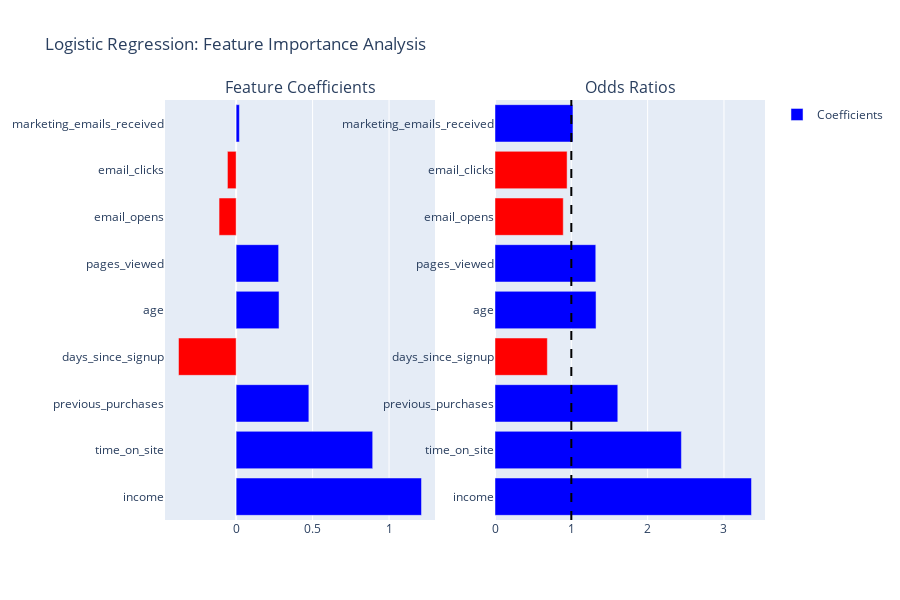
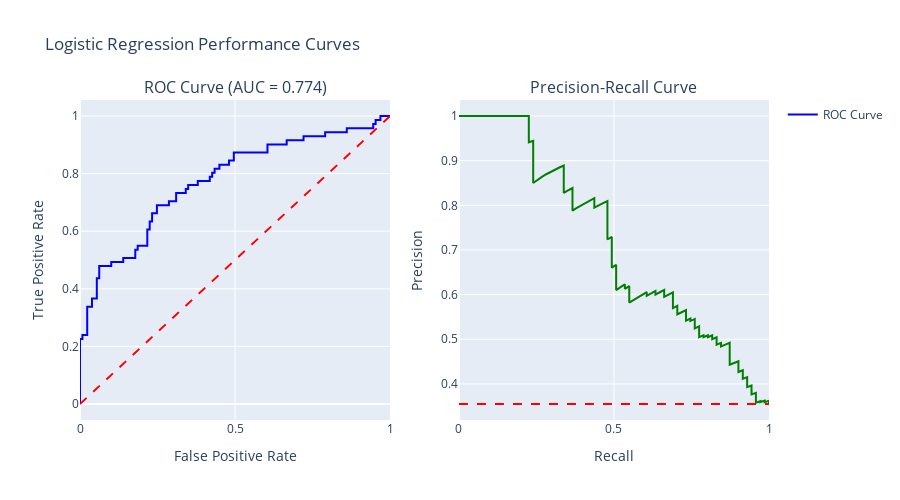
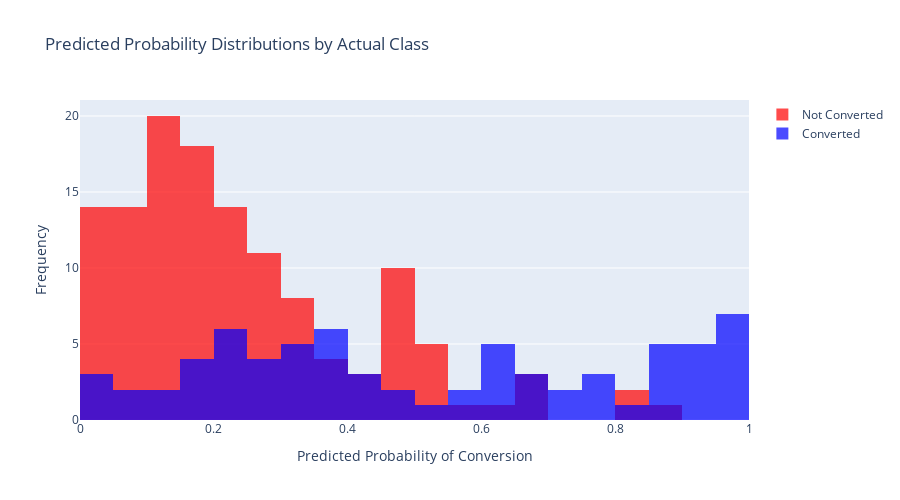
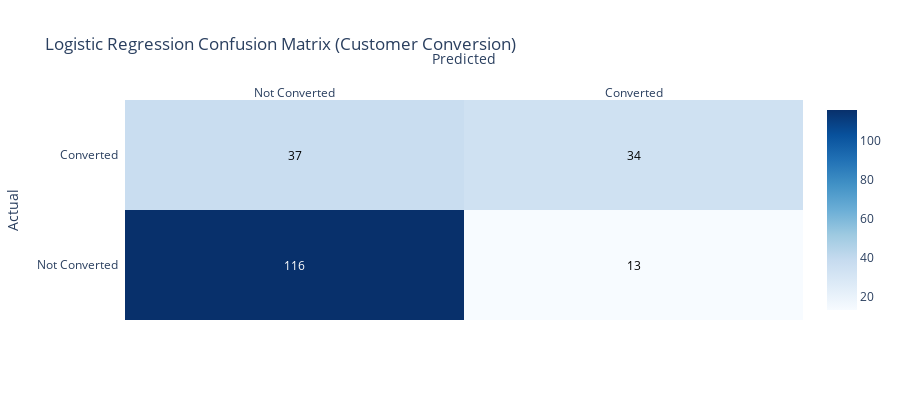

The notebook cell these images were saved under, in order:
### Code cell
# 1. BINARY LOGISTIC REGRESSION ANALYSIS
print(" 1. BINARY LOGISTIC REGRESSION ANALYSIS")
print("=" * 41)

# Prepare binary classification data
binary_features = ['age', 'income', 'pages_viewed', 'time_on_site', 'previous_purchases',
 'email_opens', 'email_clicks', 'days_since_signup', 'marketing_emails_received']
X_binary = binary_df[binary_features]
y_binary = binary_df['converted']

# Split data
X_bin_train, X_bin_test, y_bin_train, y_bin_test = train_test_split(
 X_binary, y_binary, test_size=0.2, random_state=42, stratify=y_binary
)

# Scale features for better convergence
scaler_binary = StandardScaler()
X_bin_train_scaled = scaler_binary.fit_transform(X_bin_train)
X_bin_test_scaled = scaler_binary.transform(X_bin_test)

print(f"Training set: {X_bin_train_scaled.shape}")
print(f"Test set: {X_bin_test_scaled.shape}")
print(f"Class distribution: {y_bin_train.value_counts().to_dict()}")

# Train basic logistic regression
lr_basic = LogisticRegression(random_state=42)
lr_basic.fit(X_bin_train_scaled, y_bin_train)

# Predictions and probabilities
y_bin_pred = lr_basic.predict(X_bin_test_scaled)
y_bin_proba = lr_basic.predict_proba(X_bin_test_scaled)

# Performance metrics
bin_accuracy = accuracy_score(y_bin_test, y_bin_pred)
bin_auc = roc_auc_score(y_bin_test, y_bin_proba[:, 1])
bin_log_loss = log_loss(y_bin_test, y_bin_proba[:, 1])

print(f"\n Basic Logistic Regression Performance:")
print(f"• Test Accuracy: {bin_accuracy:.4f}")
print(f"• ROC AUC: {bin_auc:.4f}")
print(f"• Log Loss: {bin_log_loss:.4f}")

# Cross-validation
cv_scores = cross_val_score(lr_basic, X_bin_train_scaled, y_bin_train, cv=5, scoring='roc_auc')
print(f"• Cross-validation AUC: {cv_scores.mean():.4f} ± {cv_scores.std():.4f}")

print(f"\nClassification Report:")
print(classification_report(y_bin_test, y_bin_pred, target_names=['Not Converted', 'Converted']))

# Coefficient analysis and odds ratios
coefficients = lr_basic.coef_[0]
odds_ratios = np.exp(coefficients)

coef_df = pd.DataFrame({
 'Feature': binary_features,
 'Coefficient': coefficients,
 'Odds_Ratio': odds_ratios,
 'Abs_Coefficient': np.abs(coefficients)
}).sort_values('Abs_Coefficient', ascending=False)

print(f"\n Feature Coefficients and Odds Ratios:")
for _, row in coef_df.iterrows():
 direction = "increases" if row['Coefficient'] > 0 else "decreases"
 print(f"• {row['Feature']}: β={row['Coefficient']:.3f}, OR={row['Odds_Ratio']:.3f}")
 print(f" → 1 unit increase {direction} odds by {abs(row['Odds_Ratio']-1)*100:.1f}%")

# Visualize coefficients and odds ratios
fig_coef = make_subplots(
 rows=1, cols=2,
 subplot_titles=['Feature Coefficients', 'Odds Ratios']
)

# Coefficients
fig_coef.add_trace(
 go.Bar(
 x=coef_df['Coefficient'],
 y=coef_df['Feature'],
 orientation='h',
 name='Coefficients',
 marker_color=['red' if x < 0 else 'blue' for x in coef_df['Coefficient']]
 ),
 row=1, col=1
)

# Odds ratios
fig_coef.add_trace(
 go.Bar(
 x=coef_df['Odds_Ratio'],
 y=coef_df['Feature'],
 orientation='h',
 name='Odds Ratios',
 marker_color=['red' if x < 1 else 'blue' for x in coef_df['Odds_Ratio']],
 showlegend=False
 ),
 row=1, col=2
)

# Add vertical line at OR = 1
fig_coef.add_vline(x=1, line_dash="dash", line_color="black", row=1, col=2)

fig_coef.update_layout(
 title="Logistic Regression: Feature Importance Analysis",
 height=600
)
fig_coef.show()

# ROC and Precision-Recall Curves
fpr, tpr, _ = roc_curve(y_bin_test, y_bin_proba[:, 1])
precision, recall, _ = precision_recall_curve(y_bin_test, y_bin_proba[:, 1])

fig_curves = make_subplots(
 rows=1, cols=2,
 subplot_titles=[f'ROC Curve (AUC = {bin_auc:.3f})', 'Precision-Recall Curve']
)

# ROC Curve
fig_curves.add_trace(
 go.Scatter(
 x=fpr,
 y=tpr,
 mode='lines',
 name='ROC Curve',
 line=dict(color='blue', width=2)
 ),
 row=1, col=1
)

fig_curves.add_trace(
 go.Scatter(
 x=[0, 1],
 y=[0, 1],
 mode='lines',
 name='Random Classifier',
 line=dict(color='red', dash='dash'),
 showlegend=False
 ),
 row=1, col=1
)

# Precision-Recall Curve
fig_curves.add_trace(
 go.Scatter(
 x=recall,
 y=precision,
 mode='lines',
 name='Precision-Recall',
 line=dict(color='green', width=2),
 showlegend=False
 ),
 row=1, col=2
)

# Baseline precision (proportion of positive class)
baseline_precision = y_bin_test.mean()
fig_curves.add_hline(y=baseline_precision, line_dash="dash", line_color="red", row=1, col=2)

fig_curves.update_xaxes(title_text="False Positive Rate", row=1, col=1)
fig_curves.update_yaxes(title_text="True Positive Rate", row=1, col=1)
fig_curves.update_xaxes(title_text="Recall", row=1, col=2)
fig_curves.update_yaxes(title_text="Precision", row=1, col=2)

fig_curves.update_layout(
 title="Logistic Regression Performance Curves",
 height=500
)
fig_curves.show()

# Probability distribution analysis
print(f"\n Probability Distribution Analysis:")

# Analyze predicted probabilities by actual class
converted_probs = y_bin_proba[y_bin_test == 1, 1]
not_converted_probs = y_bin_proba[y_bin_test == 0, 1]

print(f"Converted customers - Mean probability: {converted_probs.mean():.3f}")
print(f"Not converted customers - Mean probability: {not_converted_probs.mean():.3f}")

# Visualize probability distributions
fig_prob_dist = go.Figure()

fig_prob_dist.add_trace(
 go.Histogram(
 x=not_converted_probs,
 name='Not Converted',
 opacity=0.7,
 marker_color='red',
 nbinsx=30
 )
)

fig_prob_dist.add_trace(
 go.Histogram(
 x=converted_probs,
 name='Converted',
 opacity=0.7,
 marker_color='blue',
 nbinsx=30
 )
)

fig_prob_dist.update_layout(
 title="Predicted Probability Distributions by Actual Class",
 xaxis_title="Predicted Probability of Conversion",
 yaxis_title="Frequency",
 barmode='overlay',
 height=500
)
fig_prob_dist.show()

# Confusion Matrix
cm_binary = confusion_matrix(y_bin_test, y_bin_pred)

fig_cm_binary = ff.create_annotated_heatmap(
 z=cm_binary,
 x=['Not Converted', 'Converted'],
 y=['Not Converted', 'Converted'],
 annotation_text=cm_binary,
 colorscale='Blues',
 showscale=True
)

fig_cm_binary.update_layout(
 title="Logistic Regression Confusion Matrix (Customer Conversion)",
 xaxis_title="Predicted",
 yaxis_title="Actual",
 height=400
)
fig_cm_binary.show()

### Figure 1 — Plotly figure (JSON) as saved in the notebook; plotly's stock layout.template omitted (floating-point values rounded to 4 significant figures)
{"data": [{"marker": {"color": ["blue", "blue", "blue", "red", "blue", "blue", "red", "red", "blue"]}, "name": "Coefficients", "orientation": "h", "type": "bar", "x": [1.212, 0.893, 0.4755, -0.3769, 0.2805, 0.2779, -0.1117, -0.05695, 0.02138], "xaxis": "x", "y": ["income", "time_on_site", "previous_purchases", "days_since_signup", "age", "pages_viewed", "email_opens", "email_clicks", "marketing_emails_received"], "yaxis": "y"}, {"marker": {"color": ["blue", "blue", "blue", "red", "blue", "blue", "red", "red", "blue"]}, "name": "Odds Ratios", "orientation": "h", "showlegend": false, "type": "bar", "x": [3.361, 2.442, 1.609, 0.686, 1.324, 1.32, 0.8943, 0.9446, 1.022], "xaxis": "x2", "y": ["income", "time_on_site", "previous_purchases", "days_since_signup", "age", "pages_viewed", "email_opens", "email_clicks", "marketing_emails_received"], "yaxis": "y2"}], "layout": {"annotations": [{"font": {"size": 16}, "showarrow": false, "text": "Feature Coefficients", "x": 0.225, "xanchor": "center", "xref": "paper", "y": 1, "yanchor": "bottom", "yref": "paper"}, {"font": {"size": 16}, "showarrow": false, "text": "Odds Ratios", "x": 0.775, "xanchor": "center", "xref": "paper", "y": 1, "yanchor": "bottom", "yref": "paper"}], "height": 600, "shapes": [{"line": {"color": "black", "dash": "dash"}, "type": "line", "x0": 1, "x1": 1, "xref": "x2", "y0": 0, "y1": 1, "yref": "y2 domain"}], "title": {"text": "Logistic Regression: Feature Importance Analysis"}, "xaxis": {"anchor": "y", "domain": [0, 0.45]}, "xaxis2": {"anchor": "y2", "domain": [0.55, 1]}, "yaxis": {"anchor": "x", "domain": [0, 1]}, "yaxis2": {"anchor": "x2", "domain": [0, 1]}}}

### Figure 2 — Plotly figure (JSON) as saved in the notebook; plotly's stock layout.template omitted (floating-point values rounded to 4 significant figures; data arrays with more than 128 entries replaced by an {"elided": "..."} marker saying what was removed)
{"data": [{"line": {"color": "blue", "width": 2}, "mode": "lines", "name": "ROC Curve", "type": "scatter", "x": [0.0, 0.0, 0.0, 0.007752, 0.007752, 0.02326, 0.02326, 0.03876, 0.03876, 0.05426, 0.05426, 0.06202, 0.06202, 0.1008, 0.1008, 0.1395, 0.1395, 0.1783, 0.1783, 0.186, 0.186, 0.2171, 0.2171, 0.2248, 0.2248, 0.2326, 0.2326, 0.2481, 0.2481, 0.2868, 0.2868, 0.3101, 0.3101, 0.3411, 0.3411, 0.3488, 0.3488, 0.3798, 0.3798, 0.4186, 0.4186, 0.4264, 0.4264, 0.4341, 0.4341, 0.4496, 0.4496, 0.4806, 0.4806, 0.4961, 0.4961, 0.6047, 0.6047, 0.6667, 0.6667, 0.7209, 0.7209, 0.7907, 0.7907, 0.8605, 0.8605, 0.9457, 0.9457, 0.9535, 0.9535, 0.969, 0.969, 1.0], "xaxis": "x", "y": [0.0, 0.01408, 0.2254, 0.2254, 0.2394, 0.2394, 0.338, 0.338, 0.3662, 0.3662, 0.4366, 0.4366, 0.4789, 0.4789, 0.493, 0.493, 0.507, 0.507, 0.5352, 0.5352, 0.5493, 0.5493, 0.6056, 0.6056, 0.6338, 0.6338, 0.662, 0.662, 0.6901, 0.6901, 0.7042, 0.7042, 0.7324, 0.7324, 0.7465, 0.7465, 0.7606, 0.7606, 0.7746, 0.7746, 0.7887, 0.7887, 0.8028, 0.8028, 0.8169, 0.8169, 0.831, 0.831, 0.8451, 0.8451, 0.8732, 0.8732, 0.9014, 0.9014, 0.9155, 0.9155, 0.9296, 0.9296, 0.9437, 0.9437, 0.9577, 0.9577, 0.9718, 0.9718, 0.9859, 0.9859, 1.0, 1.0], "yaxis": "y"}, {"line": {"color": "red", "dash": "dash"}, "mode": "lines", "name": "Random Classifier", "showlegend": false, "type": "scatter", "x": [0, 1], "xaxis": "x", "y": [0, 1], "yaxis": "y"}, {"line": {"color": "green", "width": 2}, "mode": "lines", "name": "Precision-Recall", "showlegend": false, "type": "scatter", "x": {"elided": "201 float values"}, "xaxis": "x2", "y": {"elided": "201 float values"}, "yaxis": "y2"}], "layout": {"annotations": [{"font": {"size": 16}, "showarrow": false, "text": "ROC Curve (AUC = 0.774)", "x": 0.225, "xanchor": "center", "xref": "paper", "y": 1, "yanchor": "bottom", "yref": "paper"}, {"font": {"size": 16}, "showarrow": false, "text": "Precision-Recall Curve", "x": 0.775, "xanchor": "center", "xref": "paper", "y": 1, "yanchor": "bottom", "yref": "paper"}], "height": 500, "shapes": [{"line": {"color": "red", "dash": "dash"}, "type": "line", "x0": 0, "x1": 1, "xref": "x2 domain", "y0": 0.355, "y1": 0.355, "yref": "y2"}], "title": {"text": "Logistic Regression Performance Curves"}, "xaxis": {"anchor": "y", "domain": [0, 0.45], "title": {"text": "False Positive Rate"}}, "xaxis2": {"anchor": "y2", "domain": [0.55, 1], "title": {"text": "Recall"}}, "yaxis": {"anchor": "x", "domain": [0, 1], "title": {"text": "True Positive Rate"}}, "yaxis2": {"anchor": "x2", "domain": [0, 1], "title": {"text": "Precision"}}}}

### Figure 3 — Plotly figure (JSON) as saved in the notebook; plotly's stock layout.template omitted (floating-point values rounded to 4 significant figures; data arrays with more than 128 entries replaced by an {"elided": "..."} marker saying what was removed)
{"data": [{"marker": {"color": "red"}, "name": "Not Converted", "nbinsx": 30, "opacity": 0.7, "type": "histogram", "x": {"elided": "129 float values"}}, {"marker": {"color": "blue"}, "name": "Converted", "nbinsx": 30, "opacity": 0.7, "type": "histogram", "x": [0.3719, 0.3632, 0.7433, 0.1348, 0.4994, 0.4402, 0.3037, 0.2581, 0.3241, 0.6484, 0.6813, 0.55, 0.2843, 0.1629, 0.9558, 0.9784, 0.9496, 0.6074, 0.4283, 0.3585, 0.8973, 0.2185, 0.9199, 0.7948, 0.2219, 0.9425, 0.9755, 0.2855, 0.3663, 0.1172, 0.1545, 0.884, 0.06072, 0.207, 0.8533, 0.9061, 0.9628, 0.9797, 0.187, 0.9044, 0.8246, 0.8971, 0.467, 0.04114, 0.3459, 0.3256, 0.0379, 0.3545, 0.2676, 0.09655, 0.2257, 0.2208, 0.5421, 0.6074, 0.7586, 0.7399, 0.9684, 0.4442, 0.02588, 0.5526, 0.3327, 0.8993, 0.6659, 0.2475, 0.9766, 0.6949, 0.6384, 0.7906, 0.6331, 0.1891, 0.3558]}], "layout": {"barmode": "overlay", "height": 500, "title": {"text": "Predicted Probability Distributions by Actual Class"}, "xaxis": {"title": {"text": "Predicted Probability of Conversion"}}, "yaxis": {"title": {"text": "Frequency"}}}}

### Figure 4 — Plotly figure (JSON) as saved in the notebook; plotly's stock layout.template omitted (floating-point values rounded to 4 significant figures)
{"data": [{"colorscale": [[0, "rgb(247,251,255)"], [0.125, "rgb(222,235,247)"], [0.25, "rgb(198,219,239)"], [0.375, "rgb(158,202,225)"], [0.5, "rgb(107,174,214)"], [0.625, "rgb(66,146,198)"], [0.75, "rgb(33,113,181)"], [0.875, "rgb(8,81,156)"], [1, "rgb(8,48,107)"]], "reversescale": false, "showscale": true, "type": "heatmap", "x": ["Not Converted", "Converted"], "y": ["Not Converted", "Converted"], "z": [[116, 13], [37, 34]]}], "layout": {"annotations": [{"font": {"color": "#FFFFFF"}, "showarrow": false, "text": "116", "x": "Not Converted", "xref": "x", "y": "Not Converted", "yref": "y"}, {"font": {"color": "#000000"}, "showarrow": false, "text": "13", "x": "Converted", "xref": "x", "y": "Not Converted", "yref": "y"}, {"font": {"color": "#000000"}, "showarrow": false, "text": "37", "x": "Not Converted", "xref": "x", "y": "Converted", "yref": "y"}, {"font": {"color": "#000000"}, "showarrow": false, "text": "34", "x": "Converted", "xref": "x", "y": "Converted", "yref": "y"}], "height": 400, "title": {"text": "Logistic Regression Confusion Matrix (Customer Conversion)"}, "xaxis": {"dtick": 1, "gridcolor": "rgb(0, 0, 0)", "side": "top", "ticks": "", "title": {"text": "Predicted"}}, "yaxis": {"dtick": 1, "ticks": "", "ticksuffix": "  ", "title": {"text": "Actual"}}}}
